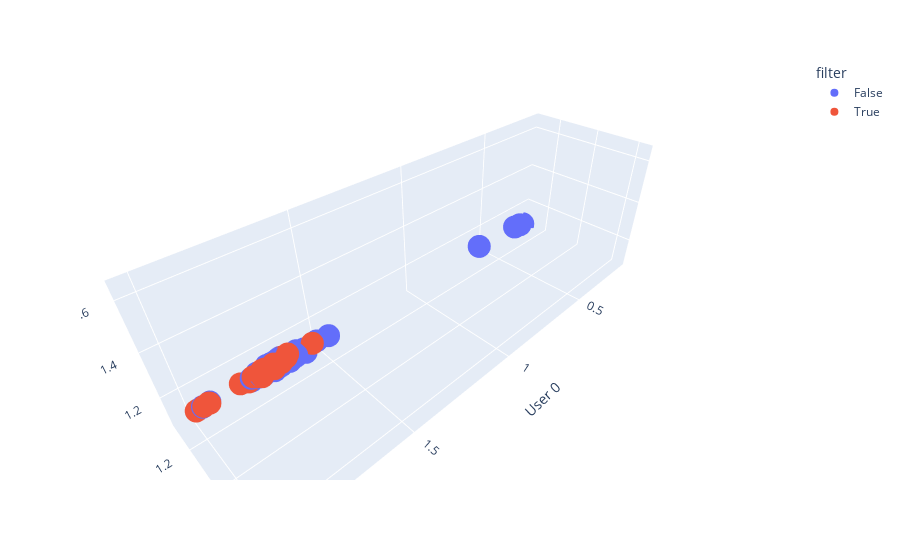

Notebook cell for this chart:
### Markdown cell above
And as 3D version

### Code cell
import plotly.express as px
import matplotlib.pyplot as plt
%matplotlib inline
virtual_neighbours['filter'] = filter
fig = px.scatter_3d(virtual_neighbours, x=virtual_neighbours.columns[0], y=virtual_neighbours.columns[1], z=virtual_neighbours.columns[2],
              color='filter')
plt.tight_layout()
fig.show()

### Figure 1 — Plotly figure (JSON) as saved in the notebook; plotly's stock layout.template omitted (floating-point values rounded to 4 significant figures; data arrays with more than 128 entries replaced by an {"elided": "..."} marker saying what was removed)
{"data": [{"hovertemplate": "filter=False<br>User 0=%{x}<br>User 1=%{y}<br>User 2=%{z}<extra></extra>", "legendgroup": "False", "marker": {"color": "#636efa", "symbol": "circle"}, "mode": "markers", "name": "False", "scene": "scene", "showlegend": true, "type": "scatter3d", "x": {"elided": "168 float values"}, "y": {"elided": "168 float values"}, "z": {"elided": "168 float values"}}, {"hovertemplate": "filter=True<br>User 0=%{x}<br>User 1=%{y}<br>User 2=%{z}<extra></extra>", "legendgroup": "True", "marker": {"color": "#EF553B", "symbol": "circle"}, "mode": "markers", "name": "True", "scene": "scene", "showlegend": true, "type": "scatter3d", "x": [1.993, 1.999, 2, 1.997, 1.992, 1.88, 1.788, 1.922, 1.914, 1.939, 1.87, 1.886, 1.906, 1.85, 1.909, 1.898, 1.901, 1.92, 1.885, 1.855, 1.909, 1.858], "y": [1.391, 1.24, 1.212, 1.334, 1.4, 1.639, 1.644, 1.546, 1.589, 1.534, 1.642, 1.635, 1.61, 1.639, 1.61, 1.617, 1.614, 1.581, 1.632, 1.639, 1.598, 1.629], "z": [1.394, 1.241, 1.212, 1.335, 1.4, 1.637, 1.646, 1.542, 1.587, 1.539, 1.64, 1.627, 1.618, 1.651, 1.599, 1.615, 1.621, 1.585, 1.639, 1.644, 1.601, 1.641]}], "layout": {"legend": {"title": {"text": "filter"}, "tracegroupgap": 0}, "margin": {"t": 60}, "scene": {"domain": {"x": [0, 1], "y": [0, 1]}, "xaxis": {"title": {"text": "User 0"}}, "yaxis": {"title": {"text": "User 1"}}, "zaxis": {"title": {"text": "User 2"}}}}}
